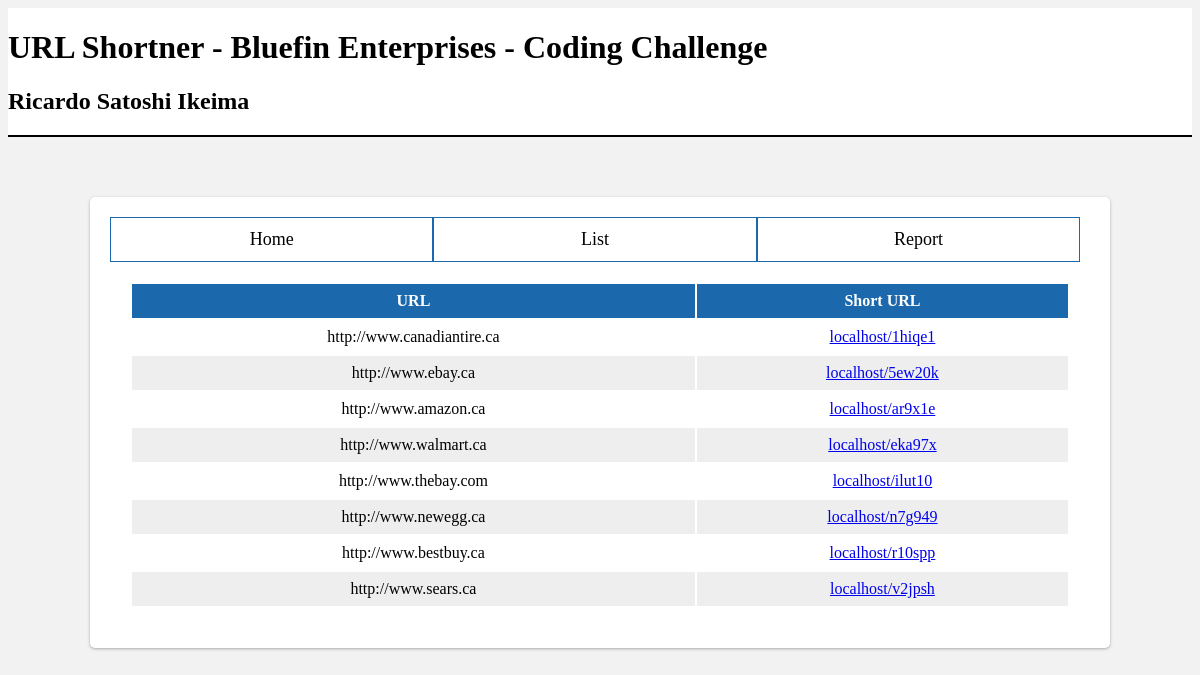
Page /_content/_view/list.php on the committed database.
### tables this page shows
CREATE TABLE IF NOT EXISTS `urlshortner` (
  `key` varchar(6) NOT NULL,
  `url` varchar(255) NOT NULL
);

### _content/_model/urlShortnerDb.php (called while the page is built, shortened)
<?php
	class UrlShortnerDb {
		private $db;
		public function __construct(PDO $db){
			$this->db = $db;
		}
		public function getAllUrlShortner(){
			$sql = "SELECT *
					FROM `urlshortner`";
			$query = $this->db->prepare( $sql );
			$query->execute();
			$allUrlShortner= $query->fetchAll( PDO::FETCH_ASSOC );
			$all = array();
			foreach ($allUrlShortner as $keyUrl) {
				$key = $keyUrl['key'];
				$url = $keyUrl['url'];
				$urlShortner = new UrlShortner($key, $url);
				array_push($all, $urlShortner);
			}
			return $all;
		}
	}
?>

### _content/_model/urlShortner.php (called while the page is built, shortened)
<?php
	class UrlShortner {
		private $url;
		private $key;
		public function __construct($key, $url){
			$this->url = $url;
			$this->key = $key;
		}
		public function getUrl(){
			return $this->url;
		}
		public function getKey(){
			return $this->key;
		}
	}
?>

### _content/_controller/listController.php (the view, shortened to what this page needs)
<?php
	include_once ('../../_admin/config.php');
	$urlShortnerDb = new UrlShortnerDb($db);
	$urlShortnerList = $urlShortnerDb->getAllUrlShortner();
	echo '<table><tr>';
	echo '<th> URL</th>';
	echo '<th> Short URL</th>';
	echo '</tr>';
	foreach ($urlShortnerList as $urlShortner) {
		echo '<tr>';
		$key = $urlShortner->getKey();
		$url = $urlShortner->getUrl();
		$keyLink = $_SERVER['HTTP_HOST'].'/'. $key;
		echo '<td>'. $url . '</td>';
		echo '<td><a href="//'. $keyLink . '" target="_blank">'. $keyLink .'</td>';
		echo '</tr>';
	}
	echo '</table>';
?>

### _content/header.php (shortened to what this page needs)
<!doctype html>
<html>
<head>
<?php
	echo
	'<link rel="stylesheet" href="' . ROOT . '_css/style.css" type="text/css">';
?>
</head>
<body>
<header>
    <div id="header">
        <h1>URL Shortner - Bluefin Enterprises - Coding Challenge<h1>
    	<h2> Ricardo Satoshi Ikeima </h2>
    </div>
</header>
	<div id="wrapper1020">

### _content/nav.php
<nav>
	<div id="nav">
		<div class="button">
			<a href="/">Home</a>
		</div>
		<div class="button">
			<a href="/_content/_view/list.php">List</a>
		</div>
		<div class="button">
			<a href="/_content/_view/report.php">Report</a>
		</div>
	</div>
</nav>

### _content/_view/list.php
<?php
	include_once '../../_admin/config.php';
?>
<?php
	include ('../header.php');
?>
<?php
    include ('../nav.php');
?>
<div id="content">
<?php
    include ('../_controller/listController.php');
?>
</div>
<?php
	include ('../footer.php');
?>

### _content/footer.php (shortened to what this page needs)
</body>
</html>

### _css/style.css (style rules this page uses)
body { background-color: #F2F2F2; }
div { overflow: hidden; box-sizing: border-box; }
#nav { width: 100%; display: table; }
#nav div { width: 33%; float: left; }
#header { background-color: #FFFFFF; height: 60px; width: 100%; border-bottom: 2px solid black; margin-bottom: 60px; display: table; }
#wrapper1020 { width: 1020px; margin: 0 auto; border-radius: 5px; padding: 20px; background-color: #FFF; -webkit-box-shadow: rgba(0,0,0,0.3) 0 1px 3px; -moz-box-shadow: rgba(0,0,0,0.3) 0 1px 3px; box-shadow: rgba(0,0,0,0.3) 0 1px 3px; }
.button { display: inline-block; display: table; }
.button a { width: 100%; }
.button a, input[type=submit] { display: table-cell; vertical-align: middle; height: 43px; text-decoration: none; font-family: serif; text-align: center; text-decoration: none; font-size: 18px; cursor: pointer; color: black; background-color: #FFFFFF; border: 1px solid #1C68AC; outline: none; -webkit-transition-duration: 0.4s; transition-duration: 0.4s; }
#content { padding: 20px; text-align: center; }
table { width: 100%; }
table, th, td { border: none; vertical-align: middle; border-spacing: 2px; border-collapse: separate; line-height: 200%; }
tr:nth-child(odd) { background-color: #EEEEEE; }
tr:nth-child(even) { background-color: #FFFFFF; }
th { background-color: #1C68AC; color: white; }

### rows in the picture
urlshortner: url "http://www.canadiantire.ca", key "localhost/1hiqe1"
urlshortner: url "http://www.ebay.ca", key "localhost/5ew20k"
urlshortner: url "http://www.amazon.ca", key "localhost/ar9x1e"
urlshortner: url "http://www.walmart.ca", key "localhost/eka97x"
urlshortner: url "http://www.thebay.com", key "localhost/ilut10"
urlshortner: url "http://www.newegg.ca", key "localhost/n7g949"
urlshortner: url "http://www.bestbuy.ca", key "localhost/r10spp"
urlshortner: url "http://www.sears.ca", key "localhost/v2jpsh"
